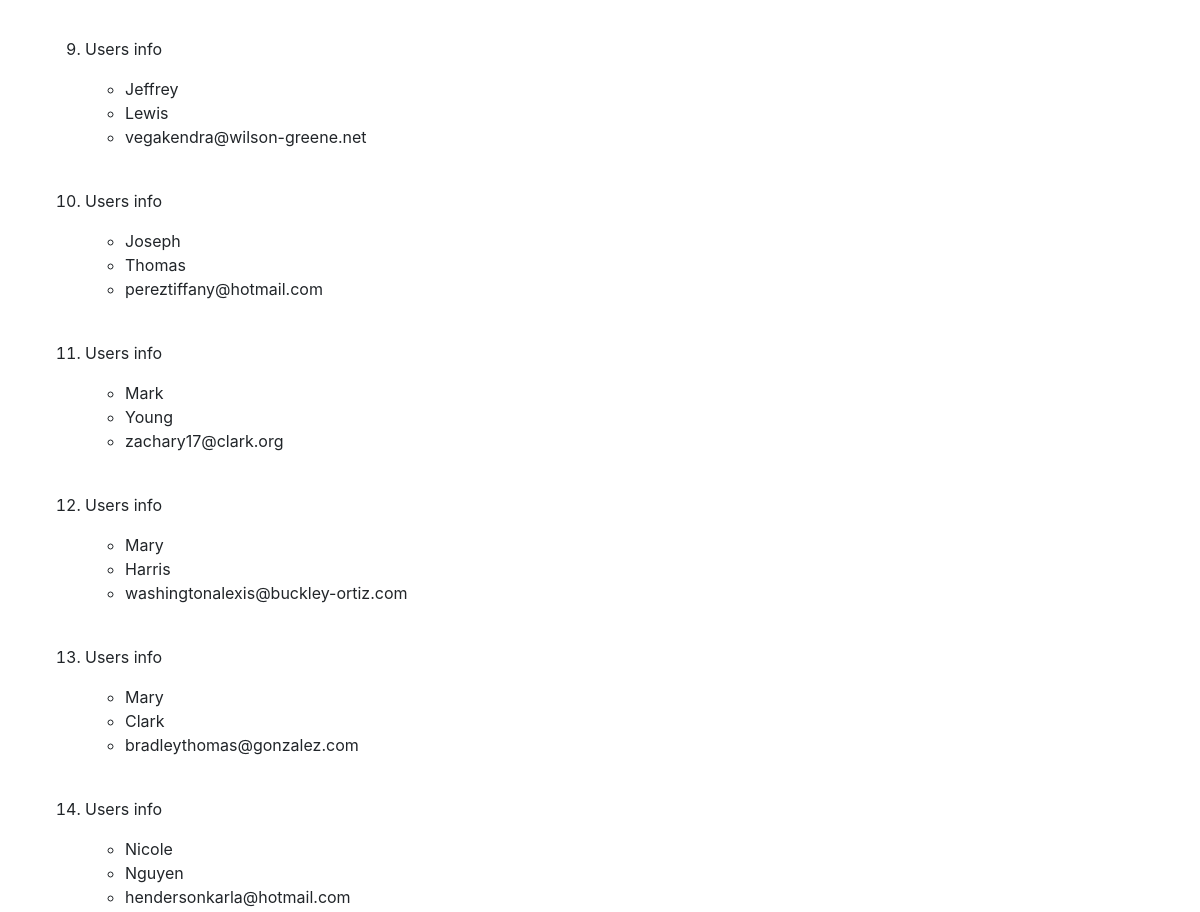
Page /app/users (middle part) on the earlier database version.
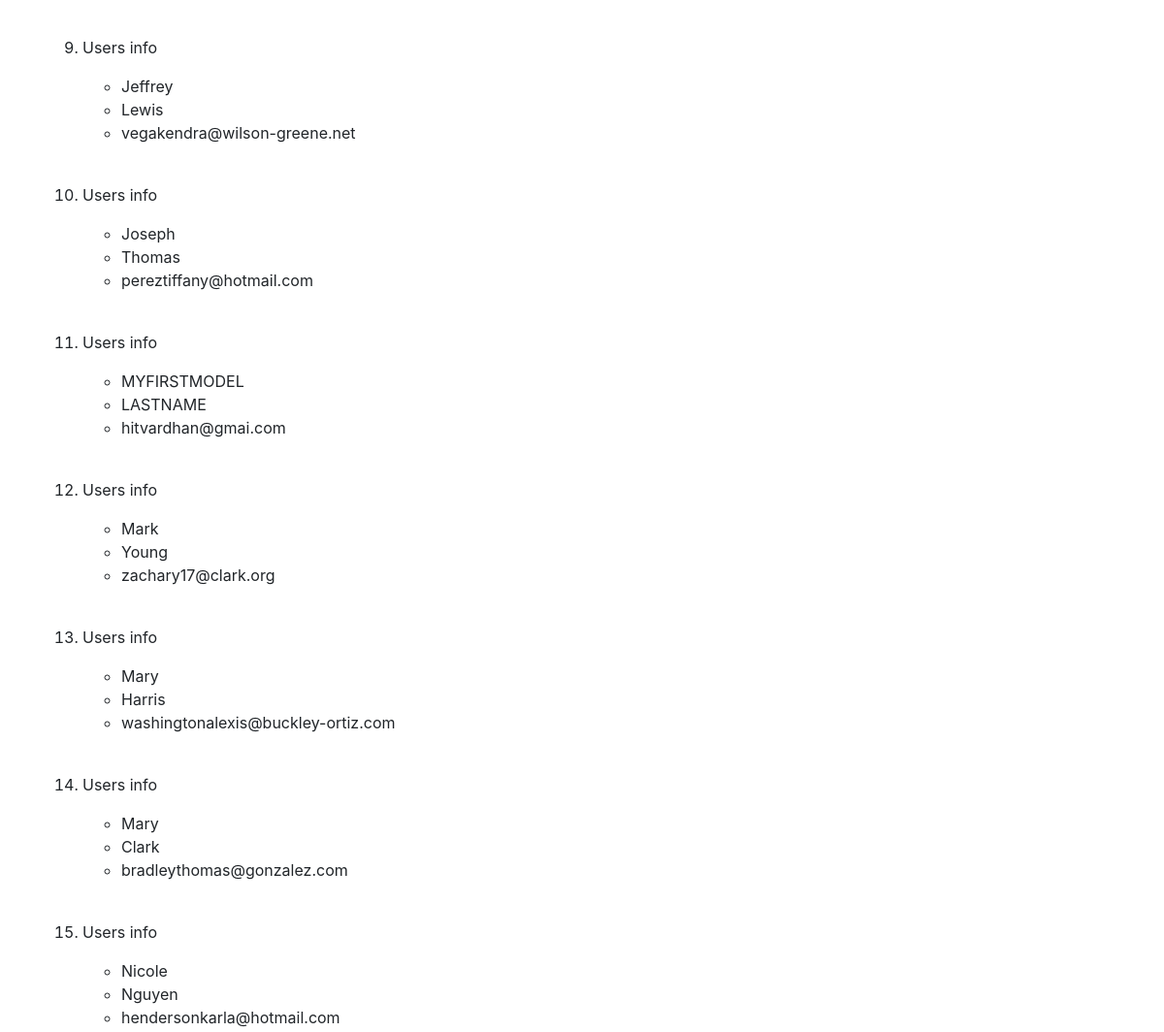
Same page on the later database version.
### first_app/models.py (models this page shows)
class User(models.Model):
    first_name = models.CharField(max_length=64)
    last_name = models.CharField(max_length=64)
    email = models.EmailField(max_length=264)

### first_app/views.py (the view)
# urls.py: path('users', views.users, name="users"),
def users(req):
    users_list = User.objects.order_by('first_name')
    user_dict = {"users": users_list}
    return render(req, "app/users.html", context=user_dict)

### templates/app/users.html (shortened to what this page needs)
<!DOCTYPE html>
{% load staticfiles %}
<html lang="en">
<head>
    <link href="https://stackpath.bootstrapcdn.com/bootstrap/4.3.1/css/bootstrap.min.css" rel="stylesheet"
>
    <link rel="stylesheet" href="{% static 'css/styles.css' %}" />
</head>
<body>
    <div class="container">
        <div class="django">
            {% if users %}
            <ol>
                {% for user in users  %}
                <li>
                    <p>Users info</p>
                    <ul>
                        <li>{{user.first_name}}</li>
                        <li>{{user.last_name}}</li>
                        <li>{{user.email}}</li>
                    </ul>
                </li>
                {% endfor %}
            </ol>
            {% endif %}
        </div>
    </div>
</body>
</html>

### static/css/styles.css (style rules this page uses)
ol>li { padding: 20px 0; }

Differences in the rows shown:
added User: first_name "MYFIRSTMODEL", last_name "LASTNAME", email "hitvardhan@gmai.com"
